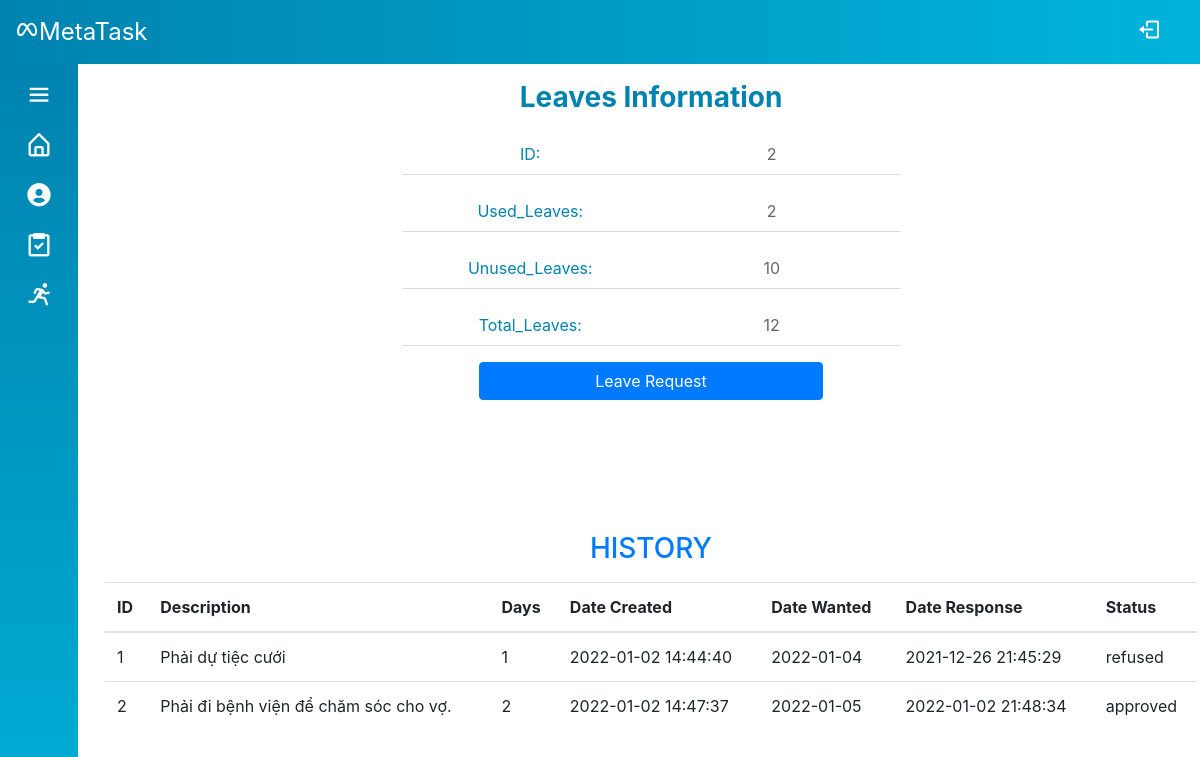
The app's page /Source/mvc/index.php?controller=leave&action=index (signed in), older data.
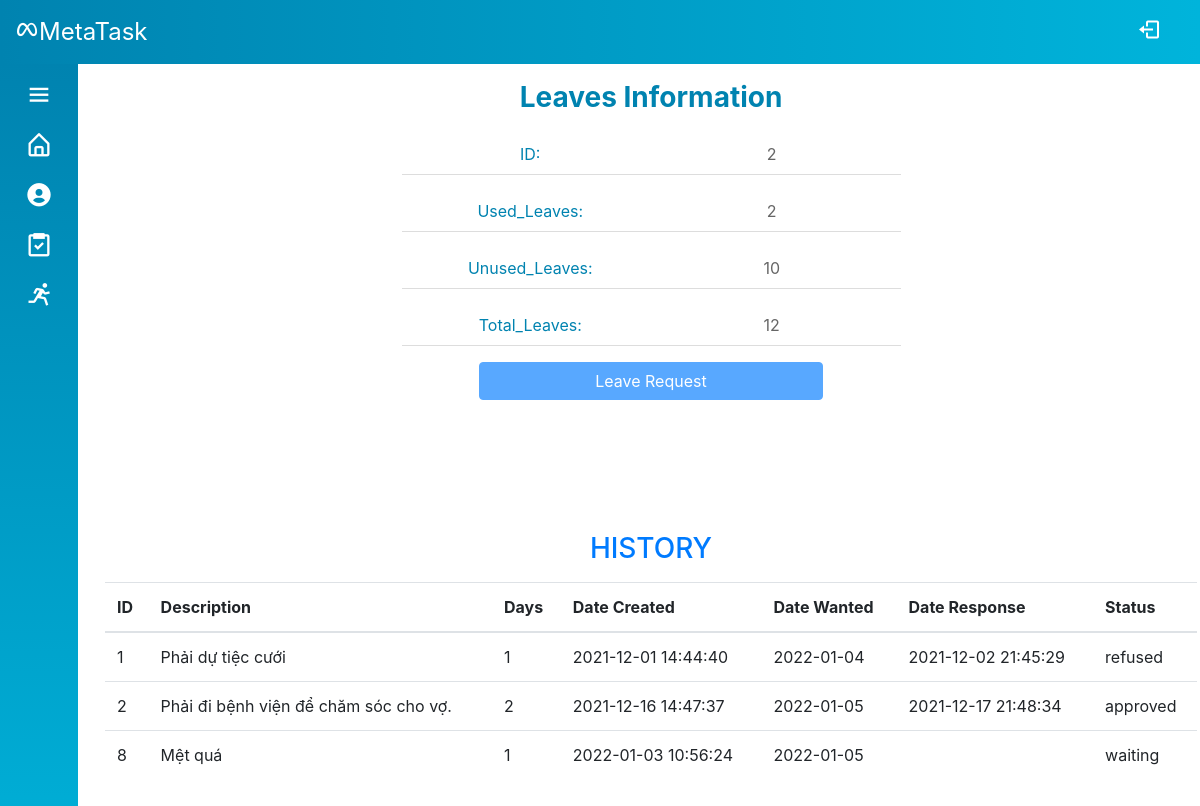
The same page, newer data.
### tables this page shows
CREATE TABLE `leave_info` (
  `person_id` int(6) UNSIGNED NOT NULL,
  `used_leaves` tinyint(3) UNSIGNED DEFAULT 0,
  `total_leaves` tinyint(3) UNSIGNED DEFAULT 12
);

CREATE TABLE `leave_record` (
  `id` int(6) UNSIGNED NOT NULL,
  `leave_id` int(6) UNSIGNED NOT NULL,
  `description` varchar(200) NOT NULL,
  `file_name` varchar(200) DEFAULT NULL,
  `file` varchar(200) DEFAULT NULL,
  `days` tinyint(3) UNSIGNED NOT NULL,
  `date_created` timestamp NOT NULL DEFAULT current_timestamp(),
  `date_response` datetime DEFAULT NULL,
  `date_wanted` date NOT NULL,
  `status` varchar(30) NOT NULL DEFAULT 'waiting'
);

### Source/mvc/controllers/base_controller.php (called while the page is built, shortened)
<?php
    class BaseController {
        protected $name;
        public function render($view, $data = array()) {
            extract($data);
            require_once('views/' .$this->name . '/' . $view . '.php');
            $content = ob_get_clean();
            require_once('views/layout/template.php');
        }
    }
?>

### Source/mvc/controllers/leave_controller.php (called while the page is built, shortened)
<?php
require_once('models/Leave.php');
require_once('base_controller.php');
class LeaveController extends BaseController
{
    public function index()
    {
        $leave = Leave::get($_SESSION['id']);
        $leavesRecord = Leave::getRecord($_SESSION['id']);
        $data = array('leave' => $leave, 'leaves_record' => $leavesRecord);
        $this->render('index', $data);
    }
}

### Source/mvc/route.php (called while the page is built, shortened)
<?php
$obj = new $className();
$obj->$action();

### Source/mvc/index.php (called while the page is built, shortened)
<?php
require_once('route.php');

### Source/mvc/models/Leave.php (called while the page is built, shortened)
<?php
class Leave
{
    public function __construct(
        $id,
        $used_leaves,
        $total_leaves,
    ) {
        $this->id = $id;
        $this->used_leaves = $used_leaves;
        $this->total_leaves = $total_leaves;
    }
    public static function get($id)
    {
        $sql = "select * from leave_info where person_id = :id";
        $conn = DB::getConnection();
        $stm = $conn->prepare($sql);
        $stm->execute(array('id' => $id));
        if ($item = $stm->fetch()) {
            return new Leave($item['person_id'], $item['used_leaves'], $item['total_leaves']);
        }
        return null;
    }
    public static function getRecord($id)
    {
        $sql = "select * from leave_record where leave_id = :id";
        $conn = DB::getConnection();
        $stm = $conn->prepare($sql);
        $stm->execute(array('id' => $id));
        $data = array();
        foreach ($stm->fetchAll() as $item) {
            $data[] = array('id' => $item['id'], 'leave_id' => $item['leave_id'], 'description' => $item['description'], 'file' => $item['file'], 'days' => $item['days'], 'date_created' => $item['date_created'], 'date_wanted' => $item['date_wanted'], 'date_response' => $item['date_response'], 'status' => $item['status']);
        }
        return $data;
    }
}

### Source/mvc/views/leave/index.php (the view, shortened to what this page needs)
<?php
$s = $data['leave'];
?>
<div class="container-fluid">
    <div class="row">
        <div class="col-12 col-md-6 offset-md-3 mb-5">
            <div class="profile-info">
                <div class="info-header">Leaves Information</div>
                <div class="info-body">
                    <ul class="info-list">
                        <li class="row">
                            <div class="col-12 col-md-6 text-center info-label">
                                ID:
                            </div>
                            <div class="col-12 col-md-6 text-center info-content" id="personID">
                                <?= $s->id ?>
                            </div>
                        </li>
                        <li class="row">
                            <div class="col-12 col-md-6 text-center info-label">Used_Leaves:</div>
                            <div class="col-12 col-md-6 text-center info-content">
                                <?= $s->used_leaves ?>
                            </div>
                        </li>
                        <li class="row">
                            <div class="col-12 col-md-6 text-center info-label">Unused_Leaves:</div>
                            <div class="col-12 col-md-6 text-center info-content">
                                <?= $s->total_leaves - $s->used_leaves ?>
                            </div>
                        </li>
                        <li class="row">
                            <div class="col-12 col-md-6 text-center info-label">Total_Leaves:</div>
                            <div class="col-12 col-md-6 text-center info-content">
                                <?= $s->total_leaves ?>
                            </div>
                        </li>
                    </ul>
                    <div class="row">
                        <div class="col-12 col-md-8 offset-md-2 text-center">
                            <button data-toggle="modal" data-target="#leave-request-modal" class="btn btn-primary btn-block" id="leave-request-btn">Leave Request</button>
                        </div>
                    </div>
                </div>
            </div>
        </div>
    </div>
</div>
<div class="container-fluid mt-5">
    <div class="text-primary text-center mb-3">
        <h3>HISTORY</h3>
    </div>
    <table class="table-responsive-sm table table-hover">
        <thead>
            <tr>
                <th>ID</th>
                <th>Description</th>
                <th>Days</th>
                <th>Date Created</th>
                <th>Date Wanted</th>
                <th>Date Response</th>
                <th>Status</th>
            </tr>
        </thead>
        <tbody id="table-body">
            <?php
            foreach ($data['leaves_record'] as $s) {
            ?>
                <tr>
                    <td><?= $s['id'] ?></td>
                    <td><?= $s['description'] ?></td>
                    <td><?= $s['days'] ?></td>
                    <td><?= $s['date_created'] ?></td>
                    <td><?= $s['date_wanted'] ?></td>
                    <td><?= $s['date_response'] ?></td>
                    <td class="leave-status"><?= $s['status'] ?></td>
                </tr>
            <?php
            }
            ?>
        </tbody>
    </table>
</div>

### Source/mvc/views/layout/template.php (shortened to what this page needs)
<!DOCTYPE html>
<html lang="en">
<head>
    <link rel="stylesheet" href="https://maxcdn.bootstrapcdn.com/bootstrap/4.5.2/css/bootstrap.min.css" />
    <link rel="stylesheet" href="./style.css" />
    <link href="https://unpkg.com/boxicons@2.1.1/css/boxicons.min.css" rel="stylesheet" />
</head>
<body>
    <?= include_once('header.php') ?>
    <?= include_once('sidebar.php') ?>
    <div class="home-content">
        <?= $content ?>
    </div>
</body>
</html>

### Source/mvc/views/layout/header.php (shortened to what this page needs)
<header class="header">
    <div class="container-fluid">
        <div class="row header-content">
            <div class="col-8">
                <div class="logo">
                    <i class="bx bxl-meta"></i><span class="log-name">MetaTask</span>
                </div>
            </div>
            <div class="col-4">
                <div id="log-out" data-toggle="tooltip" data-placement="bottom" title="Log out">
                    <a href="?controller=login&action=logout"><i class="bx bx-log-out d-none d-sm-inline-block"></i></a>
                </div>
            </div>
        </div>
    </div>
</header>

### Source/mvc/views/layout/sidebar.php (shortened to what this page needs)
<div class="sidebar">
    <div class="menu">
        <i class="bx bx-menu d-none d-sm-inline-block" id="menu-btn"></i>
    </div>
    <?php include_once('navbar.php') ?>
</div>

### Source/mvc/views/layout/navbar.php (shortened to what this page needs)
<?php
$role = $_SESSION['role'];
$taskAction = $role == 1 ? 'indexStaff' : 'indexManager';
?>
<ul class="nav-list">
    <li>
        <a href="?controller=login&action=view" data-toggle="tooltip" data-placement="right" title="Home">
            <i class='bx bx-home-alt'></i>
        </a>
    </li>
    <li>
        <a href="?controller=user&action=viewProfile" data-toggle="tooltip" data-placement="right" title="Profile">
            <i class="bx bxs-user-circle"></i>
        </a>
    </li>
    <li>
        <a href="?controller=task&action=<?= $taskAction ?>" data-toggle="tooltip" data-placement="right" title="Task Management">
            <i class="bx bx-task"></i>
        </a>
    </li>
    <li>
        <a href="?controller=leave&action=index" data-toggle="tooltip" data-placement="right" title="Leaves Management">
            <i class="bx bx-run"></i>
        </a>
    </li>
    <?php
    $html = ob_get_clean();
    if ($role != 3) {
        echo $html;
    }
    ?>
</ul>

### Source/mvc/style.css (style rules this page uses)
* { padding: 0; margin: 0; box-sizing: border-box; list-style-type: none; }
body { position: relative; min-height: 100vh; width: 100%; }
.header { position: fixed; top: 0; left: 0; z-index: 1; background: #00b4db; background: -webkit-linear-gradient( to right, #0083b0, #00b4db ); background: linear-gradient( to right, #0083b0, #00b4db ); color: #fff; height: 64px; width: 100%; }
.header-content { font-size: 24px; line-height: 64px; }
.header .logo { display: inline-block; }
.header #log-out { float: right; }
.header #log-out a { display: inline-block; border-radius: 12px; padding: 0 24px; transition: all 0.3s ease; }
.sidebar { position: fixed; top: 64px; left: 0; height: 100%; padding: 6px 14px; width: 78px; transition: all 0.4s ease; background: #00b4db; background: -webkit-linear-gradient( to bottom, #0083b0, #00b4db ); background: linear-gradient( to bottom, #0083b0, #00b4db ); }
.menu { width: 100%; }
.sidebar #menu-btn { min-width: 50px; height: 50px; line-height: 50px; font-size: 28px; color: #fff; text-align: center; border-radius: 12px; cursor: pointer; }
.header #log-out a, .sidebar .nav-list a { color: #fff; }
.sidebar .nav-list li { height: 50px; width: 100%; margin: 0; line-height: 50px; text-align: center; }
.sidebar .nav-list li > a { text-decoration: none; display: flex; align-items: center; border-radius: 12px; transition: all 0.3s ease; }
.header-content .menu i, .sidebar .nav-list li i { height: 50px; min-width: 50px; line-height: 50px; border-radius: 12px; font-size: 28px; }
.home-content { position: absolute; top: 64px; left: 78px; width: calc(100% - 78px); height: 100%; margin: 12px; transition: all 0.4s ease; }
.profile-info, .profile-img { height: 360px; }
.profile-info .info-header { text-align: center; font-size: 28px; font-weight: 700; color: #0083b0; }
.profile-info .info-list li { margin: 16px; padding: 8px; border-bottom: 1px solid #ddd; }
.profile-info .info-list .info-label { color: #0083b0; }
.profile-info .info-list .info-content { color: #666; }

Row changes from the older to the newer data that the page shows:
changed leave_record "Phải dự tiệc cưới": date_created "2022-01-02 14:44:40" → "2021-12-01 14:44:40"; date_response "2021-12-26 21:45:29" → "2021-12-02 21:45:29"
changed leave_record "Phải đi bệnh viện để chăm sóc cho vợ.": date_created "2022-01-02 14:47:37" → "2021-12-16 14:47:37"; date_response "2022-01-02 21:48:34" → "2021-12-17 21:48:34"
added leave_record: id "8", description "Mệt quá", days "1", date_created "2022-01-03 10:56:24", date_wanted "2022-01-05", status "waiting"
